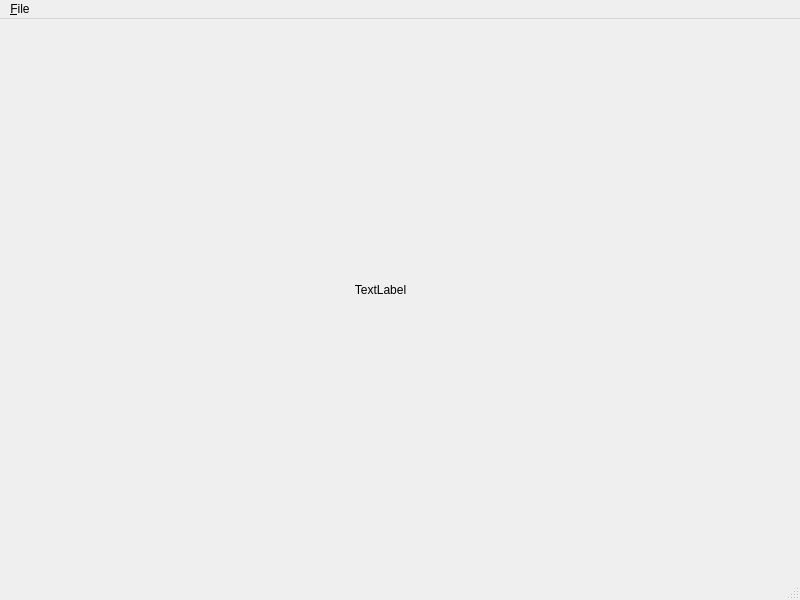
<?xml version="1.0" encoding="UTF-8"?>
<ui version="4.0">
 <class>MainWindow</class>
 <widget class="QMainWindow" name="MainWindow">
  <property name="geometry">
   <rect>
    <x>0</x>
    <y>0</y>
    <width>800</width>
    <height>600</height>
   </rect>
  </property>
  <property name="windowTitle">
   <string>MainWindow</string>
  </property>
  <widget class="QWidget" name="centralwidget">
   <widget class="QLabel" name="lblImage">
    <property name="geometry">
     <rect>
      <x>110</x>
      <y>70</y>
      <width>541</width>
      <height>401</height>
     </rect>
    </property>
    <property name="text">
     <string>TextLabel</string>
    </property>
    <property name="scaledContents">
     <bool>true</bool>
    </property>
    <property name="alignment">
     <set>Qt::AlignCenter</set>
    </property>
   </widget>
  </widget>
  <widget class="QMenuBar" name="menubar">
   <property name="geometry">
    <rect>
     <x>0</x>
     <y>0</y>
     <width>800</width>
     <height>23</height>
    </rect>
   </property>
   <widget class="QMenu" name="menuFile">
    <property name="title">
     <string>&amp;File</string>
    </property>
    <addaction name="actionOpen"/>
   </widget>
   <addaction name="menuFile"/>
  </widget>
  <widget class="QStatusBar" name="statusbar"/>
  <action name="actionOpen">
   <property name="text">
    <string>&amp;Open</string>
   </property>
   <property name="shortcut">
    <string>Ctrl+O</string>
   </property>
  </action>
 </widget>
 <resources/>
 <connections/>
</ui>
